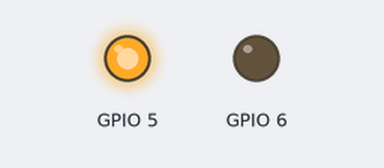
This program was run on a simulated Raspberry Pi (BCM pin numbers). Parts: output pins drawn as LEDs (lit = HIGH). At 76.0 s the program stops and its outputs stay as they are.

Above: at 1.0 s.
At 3.0 s:
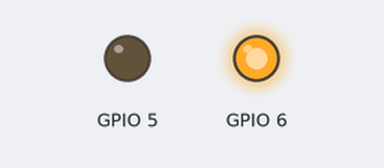
Timing chart, 0 to 5.2 s (numbered marks = the images above):
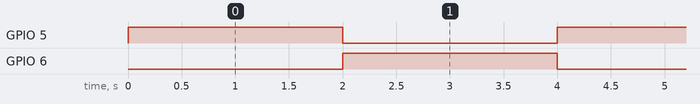

The program:

led2.py
```python
import RPi.GPIO as GPIO
import time

GPIO.setmode(GPIO.BCM)
GPIO.setup(5, GPIO.OUT)
GPIO.setup(6, GPIO.OUT)
for i in range(1,20):
    GPIO.output(5, True)
    GPIO.output(6, False)
    time.sleep(2)
    GPIO.output(5, False)
    GPIO.output(6, True)
    time.sleep(2)
```

Measured:
- by itself, GPIO 5: alternates HIGH for 2.0 s and LOW for 2.0 s, 38 changes in all, then stays LOW
- by itself, GPIO 6: alternates HIGH for 2.0 s and LOW for 2.0 s, 37 changes in all, then stays HIGH
